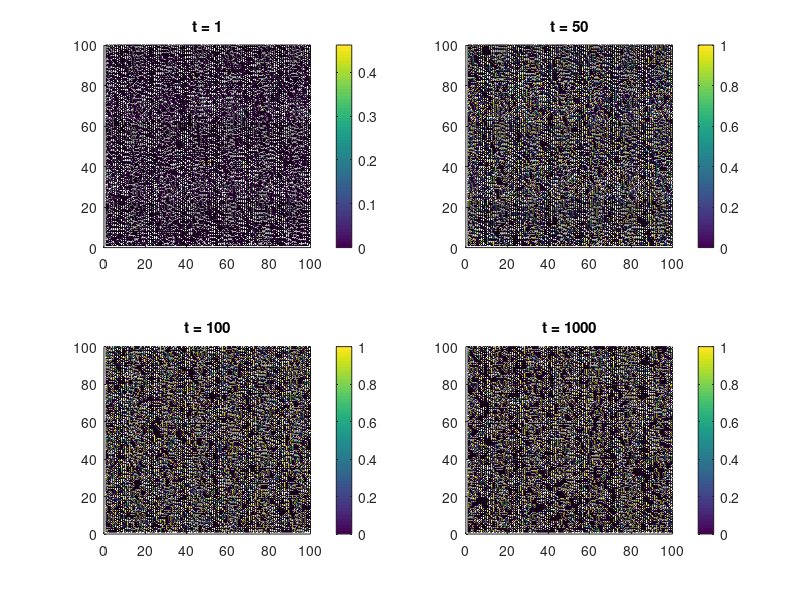
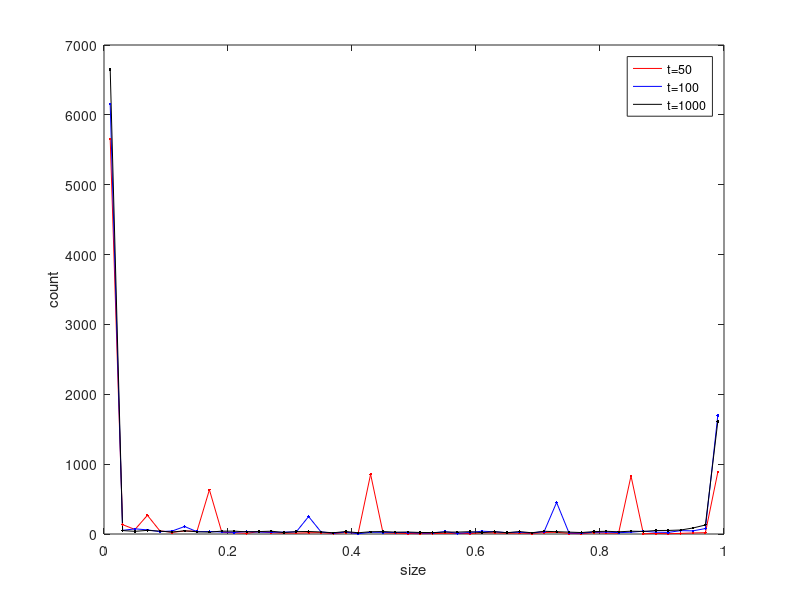

Write the MATLAB code that produced these figures, in order.
% afm_tree.m
% "Anti-ferromagnetic" model for tree growth

% Define an NxN grid (T), with each grid point big enough to hold one tree.
% Each element T(i,j) = 1 if there a tree has randomly started to grow
% there, and T(i,j) = 0 otherwise.
N = 100;
T = round(rand(N));

% Z is an NxN grid that has the number of neighboring trees of each site
% in the T grid
% F is a 3x3 "filter" matrix that contains the neighbors to be counted
% F = toeplitz([0 1 0]);     % no diagonal neighbors
F = [1 1 1;1 0 1;1 1 1];    % diagonals included!
Z = conv2(T,F,'same');

% Trees don't like to be next to one another.  Suppose the default growth
% rate (for a tree with no neighbors) is set at 1.  Further suppose the
% growth rate is decreased as exp(-z), where z is the number of neighbors
% that particular tree has.  K is a "growth rate matrix":
K = exp(-Z);
% K = 1./(1 + exp(Z - 2));

% To model the actual tree sizes, suppose they obey a logistic equation:
% S(t) = 2/(1 + exp(-k*t)) - 1
% where S(t) is the size of any given tree at time t, as a function of its
% growth rate k, given by the appropriate element of the matrix K
% Note: time (t) is stored as a matrix, since new trees will need to have 
% their time set to zero
tMax = 1000;
S = cell(tMax);
t = ones(N);
for i = 1:tMax
    S{i} = 2*(1./(1 + exp(-K.*t)) - 1/2).*T;
    %S{i} = 400./(1 + exp(-K.*(t/6 + 7))).*T;
    % Every time step, there's a 1% chance for a seed to land on each site,
    % so that a new tree grows there (starting at size 0)
    newTrees = rand(N) < 0.005;
    % Reset time for new trees
    t = t.*((~T + newTrees) < 2);
    % Update the tree matrix
    T = T + newTrees;
    T(T > 1) = 1;
    % Get new growth rate matrix
    Z = conv2(T,F,'same');
    K = exp(-Z);
    %K = 1./(1 + exp(Z - 2));
    % Every 10 time steps, each tree has a 10% chance to be killed
    if mod(i,10) == 0
        T = (rand(N) > 0.1).*T;
    end
    t = t + 1;
end

% Let's see what these look like...
% (for really big N, use shading interp to smooth out plots!)
nRows = 2;
nCols = 2;
figure(1)
clf

subplot(nRows,nCols,1)
surf(S{1})
zlabel('size')
title('t = 1')
view(2)
colorbar

subplot(nRows,nCols,2)
surf(S{50})
zlabel('size')
title('t = 50')
view(2)
colorbar

subplot(nRows,nCols,3)
surf(S{100})
zlabel('size')
title('t = 100')
view(2)
colorbar

subplot(nRows,nCols,4)
surf(S{1000})
zlabel('size')
title('t = 1000')
view(2)
colorbar

% Histograms
bins = 50;
[y50,x50] = hist(S{50}(:),bins);
[y100,x100] = hist(S{100}(:),bins);
[y1000,x1000] = hist(S{1000}(:),bins);

figure(2)
clf
plot(x50,y50,'r-')
hold on
plot(x100,y100,'b-')
plot(x1000,y1000,'k-')
plot(x50,y50,'r.')
plot(x100,y100,'b.')
plot(x1000,y1000,'k.')
xlabel('size')
ylabel('count')
legend('t=50','t=100','t=1000')
